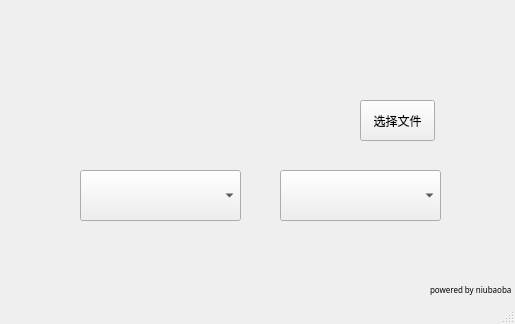
<?xml version="1.0" encoding="UTF-8"?>
<ui version="4.0">
 <author>niubaobao</author>
 <class>mainWindow</class>
 <widget class="QMainWindow" name="mainWindow">
  <property name="geometry">
   <rect>
    <x>0</x>
    <y>0</y>
    <width>515</width>
    <height>324</height>
   </rect>
  </property>
  <property name="windowTitle">
   <string>每日供矿记录报表</string>
  </property>
  <property name="windowIcon">
   <iconset>
    <normaloff>1.ico</normaloff>1.ico</iconset>
  </property>
  <property name="iconSize">
   <size>
    <width>32</width>
    <height>32</height>
   </size>
  </property>
  <widget class="QWidget" name="centralwidget">
   <widget class="QComboBox" name="comboBox_2">
    <property name="geometry">
     <rect>
      <x>80</x>
      <y>170</y>
      <width>161</width>
      <height>51</height>
     </rect>
    </property>
    <property name="font">
     <font>
      <family>7barSP</family>
      <pointsize>11</pointsize>
     </font>
    </property>
   </widget>
   <widget class="QComboBox" name="comboBox_3">
    <property name="geometry">
     <rect>
      <x>280</x>
      <y>170</y>
      <width>161</width>
      <height>51</height>
     </rect>
    </property>
    <property name="font">
     <font>
      <family>宋体</family>
      <pointsize>11</pointsize>
     </font>
    </property>
   </widget>
   <widget class="QLabel" name="label">
    <property name="geometry">
     <rect>
      <x>80</x>
      <y>100</y>
      <width>261</width>
      <height>41</height>
     </rect>
    </property>
    <property name="font">
     <font>
      <family>宋体</family>
      <pointsize>9</pointsize>
     </font>
    </property>
    <property name="text">
     <string/>
    </property>
   </widget>
   <widget class="QPushButton" name="pushButton">
    <property name="geometry">
     <rect>
      <x>360</x>
      <y>100</y>
      <width>75</width>
      <height>41</height>
     </rect>
    </property>
    <property name="text">
     <string>选择文件</string>
    </property>
   </widget>
   <widget class="QLabel" name="label_2">
    <property name="geometry">
     <rect>
      <x>170</x>
      <y>30</y>
      <width>191</width>
      <height>21</height>
     </rect>
    </property>
    <property name="font">
     <font>
      <family>宋体</family>
      <pointsize>12</pointsize>
     </font>
    </property>
    <property name="text">
     <string/>
    </property>
   </widget>
   <widget class="QLabel" name="label_3">
    <property name="geometry">
     <rect>
      <x>430</x>
      <y>280</y>
      <width>81</width>
      <height>20</height>
     </rect>
    </property>
    <property name="font">
     <font>
      <family>黑体</family>
      <pointsize>6</pointsize>
     </font>
    </property>
    <property name="text">
     <string>powered by niubaobao</string>
    </property>
   </widget>
  </widget>
  <widget class="QStatusBar" name="statusbar"/>
 </widget>
 <resources/>
 <connections/>
</ui>
